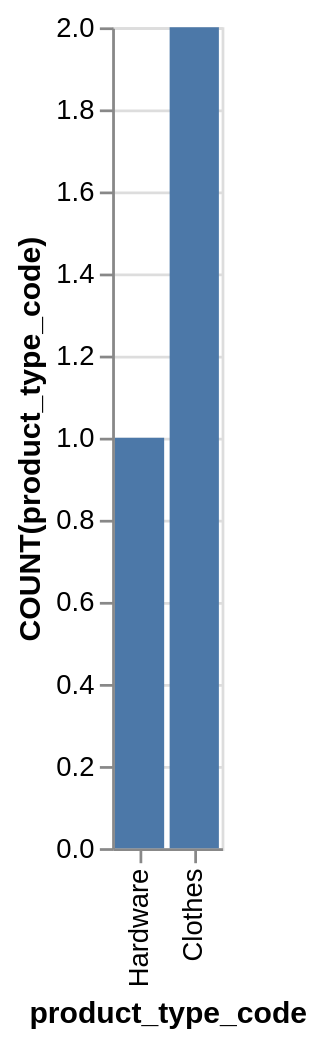

Here is the Vega-Lite specification saved for this chart:
### Vega-Lite specification from a JSON file in a GitHub repository (floating-point values rounded to 4 significant figures)
{"data": {"values": [{"x_data": "Hardware", "y_data": 1}, {"x_data": "Clothes", "y_data": 2}]}, "mark": "bar", "encoding": {"x": {"field": "x_data", "type": "nominal", "title": "product_type_code", "sort": "descending"}, "y": {"field": "y_data", "type": "quantitative", "title": "COUNT(product_type_code)"}}}
